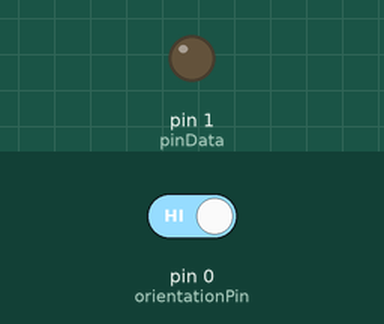
Simulated run of this sketch. Board: Arduino Uno, built with avr-gcc and run on an emulated ATmega328P. Parts: output pins drawn as LEDs (lit = HIGH). Dashed ring = blinking. The inputs (shaded band) are chosen by the test bench; at power-on: pin 0 (orientationPin) HIGH. Pins used as bus, display or sensor lines are not drawn.

Above: at 1.8 s.
1.9 s: pin 0 (orientationPin) driven LOW
At 2.1 s:
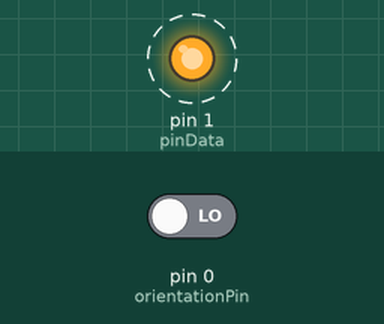
5.4 s: pin 0 (orientationPin) driven HIGH
At 27.2 s:
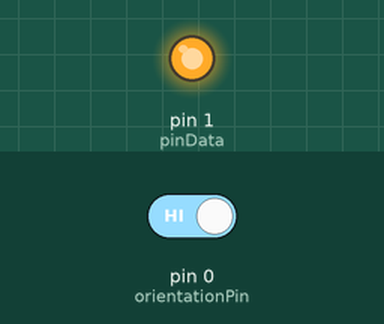
Timing chart, 0 to 28.4 s (numbered marks = the images above; inputs shaded):
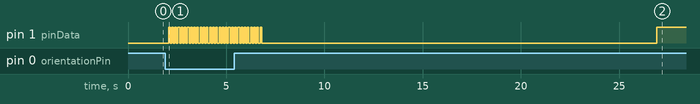

Measured:
- after the input at 1.9 s, pin 1 (pinData): alternates HIGH for 0.08 s and LOW for 0.08 s, starting after 0.16 s

The sketch:

pomodoroTimer.ino
```cpp
/*
 * pomodoro timer
 *
 * Turn Kyrio Hourglass DIY Kit into pomodoro timer.
 *
 * Original kit: https://www.amazon.de/-/en/Electronic-Hourglass-Flashing-Soldering-Adjustable-Green/dp/B082HP7TFX/
 *
*/

/*
 * for HW board: Seeeduino XIAO
*/
static const int pinData = 1;
static const int pinClk = 3;
static const int orientationPin = 0;  // see isUpright() for encoding

static const size_t NR_OF_LEDS = 15U;


static const size_t longDurationSecs = 25 * 60 / NR_OF_LEDS;
static const size_t shortDurationSecs = 5 * 60 / NR_OF_LEDS;

////////////////////////


static int position;
static bool isOrientationDown;
static int remainingBlinkingDuration;

static void shift() {
    digitalWrite(pinClk, HIGH);
    delay(1);
    digitalWrite(pinClk, LOW);
    delay(1);
}

static void applyToAll(int state) {
  digitalWrite(pinData, state);
  for (int i=0; i!=NR_OF_LEDS; ++i) {
    shift();
  }
}

static void setAndShift(bool turnOff) {
  digitalWrite(pinData, turnOff ? LOW : HIGH);
  shift();
}

static void blink(bool down) {
  for (int i=0; i != 10; ++i) {
    applyToAll(down ? HIGH : LOW);
    delay(50);
    applyToAll(down ? LOW : HIGH);
    delay(50);
  }
}

static void blink2(bool down) {
  for (int i=0; i != 100; ++i) {
    setAndShift(i % 2 == 0);
    delay(100);
  }
  applyToAll(down ? HIGH : LOW);
}

static bool isUpright() {
  return digitalRead(orientationPin) == 0;
}

void setup() {
# ifdef DEBUG
  Serial.begin(115200);
# endif
  pinMode(pinData, OUTPUT);
  digitalWrite(pinData, LOW);
  pinMode(pinClk, OUTPUT);
  digitalWrite(pinClk, LOW);
  pinMode(orientationPin, INPUT);

  const bool down = isUpright();
  applyToAll(down ? HIGH : LOW);
  isOrientationDown = down;

  position = NR_OF_LEDS + 1;
  remainingBlinkingDuration = 0;
}

static int adjustAfterClockFlip(int currentPos, bool isCurrentlyFacingDown) {
  const int newPosition = NR_OF_LEDS + 1 - currentPos;
  // turning upside down -> let sand "reflow" according gravity:
  // 1. finish remaining steps, 2. forward to position
  for (int i=0; i != NR_OF_LEDS+1; ++i) {
    setAndShift(i < newPosition ? isCurrentlyFacingDown : !isCurrentlyFacingDown);
  }
  return newPosition;
}

void loop() {
  const bool down = isUpright();
# ifdef DEBUG
  Serial.print("position: ");  Serial.print(position);
  Serial.print(", down: ");  Serial.print(down);
  Serial.print(", remainingBlinkingDuration: ");  Serial.println(remainingBlinkingDuration);
# endif
  if (down != isOrientationDown) {
    position = adjustAfterClockFlip(position, isOrientationDown);
    isOrientationDown = down;
    remainingBlinkingDuration = 0;
  }
  if (remainingBlinkingDuration <= 0) {
    position = max(position-1, 0);
    remainingBlinkingDuration = down ? longDurationSecs : shortDurationSecs;
  }
  if (position == 0) {
    blink(down);
  } else {
    delay(1000);
    remainingBlinkingDuration -= 1;
  }

  if (remainingBlinkingDuration <= 0) {
    setAndShift(down);
  }
}
```
